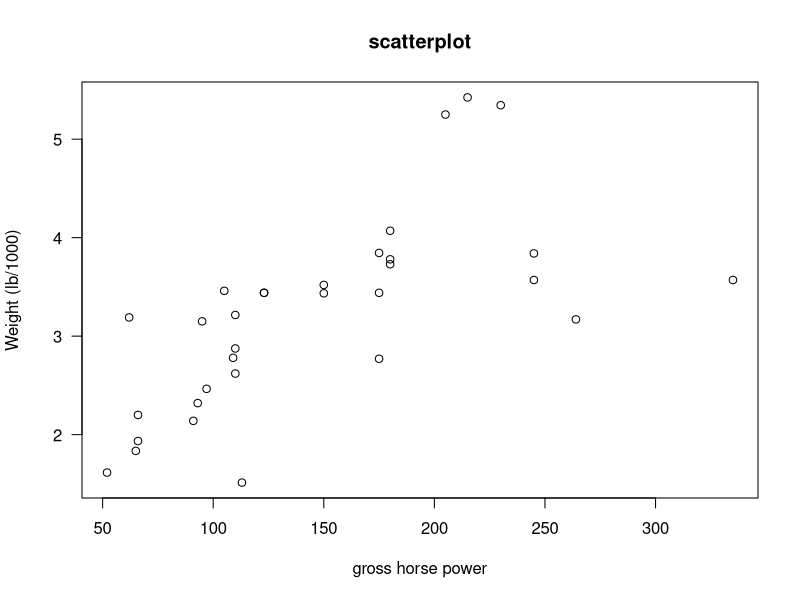
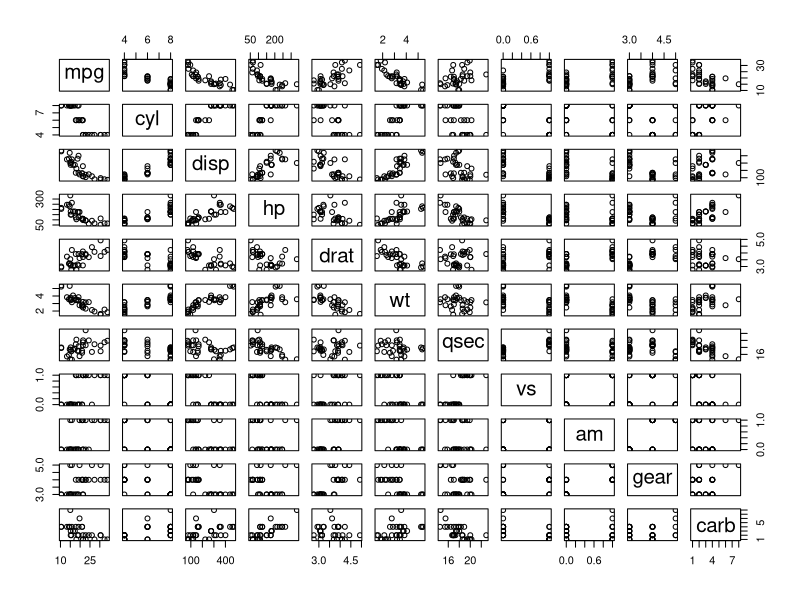
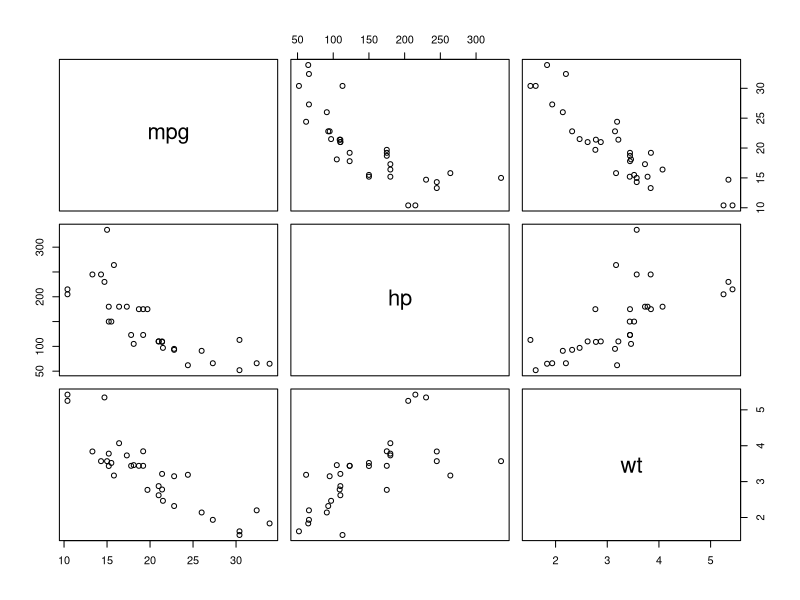

These charts were generated, in order, by the following R code:
## ---- chunk 1
library(knitr)
opts_knit$set(global.par=TRUE) 
opts_chunk$set(cache.extra = rand_seed,fig.align='center')
set.seed(3)
## ---- chunk 2
attach(mtcars)  
plot(hp, wt, main="scatterplot",las=1, xlab ="gross horse power", ylab="Weight (lb/1000)")
## ---- chunk 3
cor(hp, wt, method="pearson")
cor(hp, wt) #Pearson is the default method; the order of variables is not important
cor(hp, wt, method="spearman")
cor(hp, wt, method="kendal")
## ---- chunk 4
cor.test(hp, wt, method="pearson") #Pearson correlation test

cor.test(hp, wt, method="spearman")
#Spearmn is a non-parametric, thus it is not possible to get CIs. There is a error message because R cannot compute exact p values (the test is based on ranks, we have few cars with the same hp or wt).
#We can get rid off the warning letting R know that approximate values are fine
cor.test(hp, wt, method="spearman", exact=F) 

cor.test(hp, wt, method="kendal", exact=F) #same happens with Kendal correlation test
## ---- chunk 5
pairs(mtcars)  # all possible pairwise plots
## ---- chunk 6
names(mtcars)
pairs(mtcars[,c(1,4,6)]) # subsetting the categories we will use
## ---- chunk 7
cor(mtcars)
cor(mtcars[,c(1,4,6)])

detach(mtcars)
